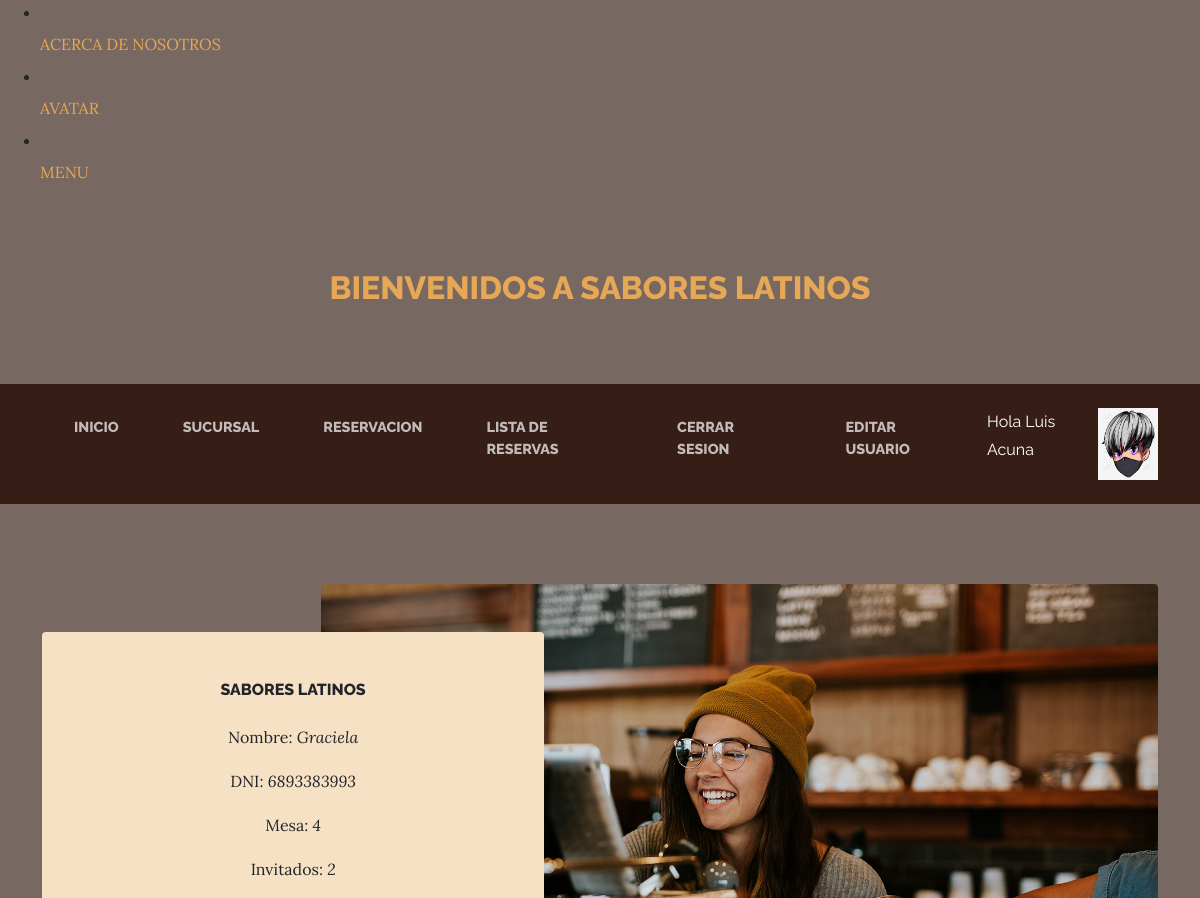
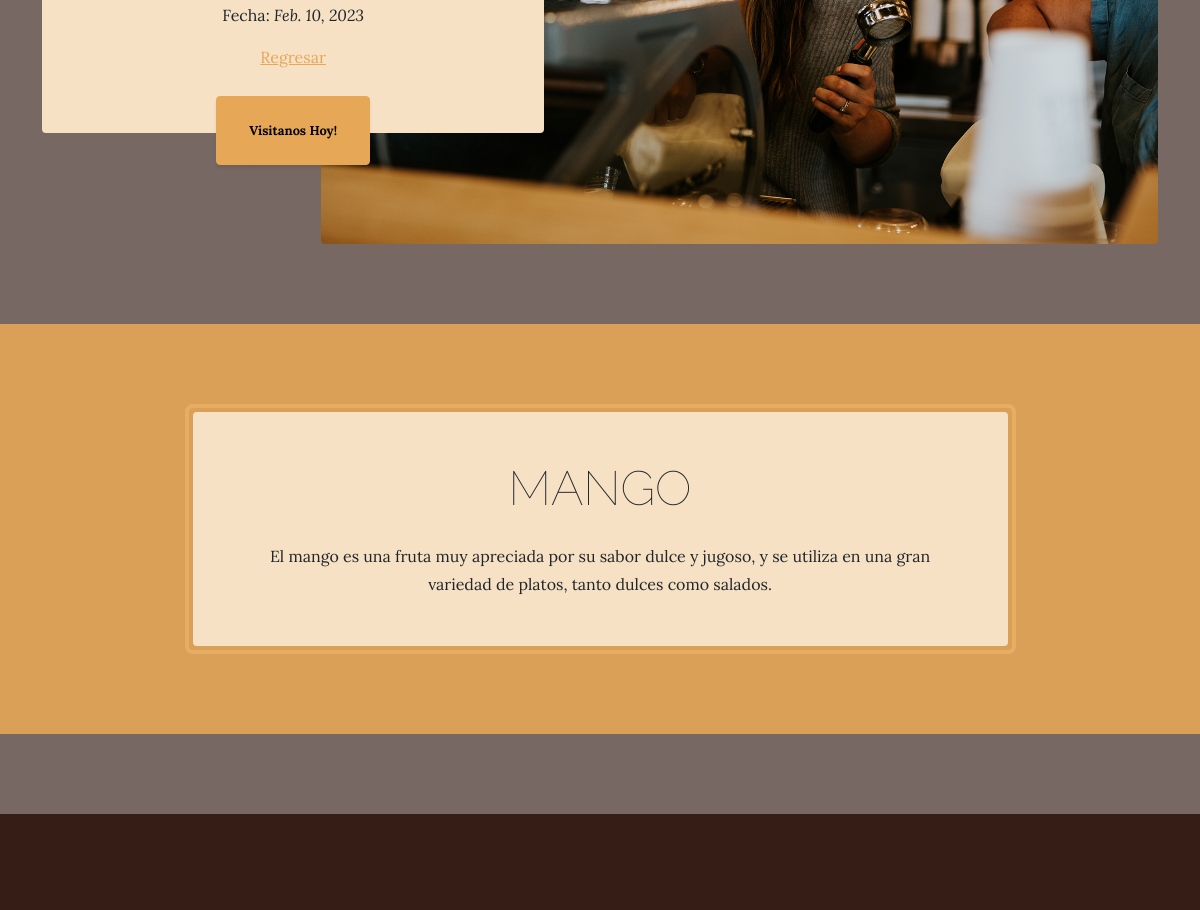
Page /Resto/reservacion/1/ (signed in) on the committed database (2 pictures, top to bottom).
### Resto/models.py (models this page shows, shortened)
class Avatar(models.Model):
    usuario = models.ForeignKey(User, on_delete=models.CASCADE)
    imagen = models.ImageField(upload_to='avatares', null=True, blank = True)

class Reservacion(models.Model):
    nombre= models.CharField(max_length=60)
    DNI= models.CharField(unique=True, max_length=10, null=True, blank=True)
    numero_mesa = models.IntegerField()
    num_invitados = models.IntegerField()
    fecha_de_reservacion = models.DateField()

### Resto/views.py (the view)
# urls.py: path('reservacion/<int:pk>/', DetalleReserva.as_view(), name= 'Detail'),
class DetalleReserva(DetailView):
    model = Reservacion
    template_name = "Resto/reservacion_detail.html"

### Resto/Templates/Resto/reservacion_detail.html
{% extends "Resto/padre.html" %}
{% load static %}
{% block titulo %}
 Bienvenidos a Sabores Latinos
{% endblock %}
{% block titulo1 %}
Sabores Latinos
{% endblock %}
{% block descripcion1 %}
<body>
    <p>Nombre: <i>{{ reservacion.nombre }}</i></p>
    <p>DNI: <i>{{ reservacion.DNI }}</i></p>
    <p>Mesa: <i>{{ reservacion.numero_mesa}}</i></p>
    <p>Invitados: <i>{{ reservacion.num_invitados}}</i></p>
    <p>Fecha: <i>{{ reservacion.fecha_de_reservacion }}</i></p>
    <a  href= "{% url 'ReservaLeer' %}"> Regresar</a>
</body>
{% endblock %}
{% block titulo4 %}
MANGO
{% endblock %}
{% block descripcion2 %}
El mango es una fruta muy apreciada por su sabor dulce y jugoso, y se utiliza en una gran variedad de platos, tanto dulces como salados.
{% endblock %}

### Resto/Templates/Resto/padre.html (shortened to what this page needs)
<!DOCTYPE html>
<html lang="en">
    <head>
        {% load static %}
        <li class="nav-item px-lg-4"><a class="nav-link text-uppercase" href="{% url 'Acercademi' %}">Acerca de nosotros</a></li>
        <li class="nav-item px-lg-4"><a class="nav-link text-uppercase" href="{% url 'Avatar' %}">Avatar</a></li>
        <li class="nav-item px-lg-4"><a class="nav-link text-uppercase" href="{% url 'Menu' %}">Menu</a></li>
        <link href="{% static 'Resto/css/styles.css' %}" rel="stylesheet" />
    </head>
    <body>
        <header>
            <h1 class="site-heading text-center text-faded d-none d-lg-block">
                <span class="site-heading-upper text-primary mb-3">
                    {% block titulo %}
                    {% endblock %}
                </span>
            </h1>
        </header>
        <nav class="navbar navbar-expand-lg navbar-dark py-lg-4" id="mainNav">
            <div class="container">
                <div class="collapse navbar-collapse" id="navbarSupportedContent">
                    <ul class="navbar-nav mx-auto">
                        <li class="nav-item px-lg-4"><a class="nav-link text-uppercase" href="{% url 'Inicio' %}">Inicio</a></li>
                        <li class="nav-item px-lg-4"><a class="nav-link text-uppercase" href="{% url 'Nueva sucursal' %}">Sucursal</a></li>
                        <li class="nav-item px-lg-4"><a class="nav-link text-uppercase" href="{% url 'Nueva Reserva' %}">Reservacion</a></li>
                        <li class="nav-item px-lg-4"><a class="nav-link text-uppercase" href="{% url 'ReservaLeer' %}">Lista de Reservas</a></li>
                        {% if request.user.is_authenticated %}
                        <li class="nav-item px-lg-4"><a class="nav-link text-uppercase" href="{% url 'Logout' %}">Cerrar Sesion</a></li>
                        <li class="nav-item px-lg-4"><a class="nav-link text-uppercase" href="{% url 'EditarUsuario' %}">Editar Usuario</a></li>
                        <p style="color: white;"> Hola {{user.username}} {{user.last_name}} </p>
                        {% with user.avatar_set.first as miAvatar %}
                        {% if miAvatar %}
                        <img src= "{{miAvatar.imagen.url}}" alt= "No encontro la imagen" style= "max-width: 60px ;">
                        {% endif %}
                        {% endwith %}
                        {% else %}
                        <li class="nav-item px-lg-4"><a class="nav-link text-uppercase" href="{% url 'Registros' %}">Registro</a></li>
                        <li class="nav-item px-lg-4"><a class="nav-link text-uppercase" href="{% url 'Login' %}">Iniciar Sesion</a></li>
                        {% endif %}
                    </ul>
                </div>
            </div>
        </nav>
        <section class="page-section clearfix">
            <div class="container">
                <div class="intro">
                    <img class="intro-img img-fluid mb-3 mb-lg-0 rounded" src="{%static 'Resto/assets/img/intro.jpg' %}" alt="..." />
                    <div class="intro-text left-0 text-center bg-faded p-5 rounded">
                        <h2 class="section-heading mb-4">
                            <span class="section-heading-upper">
                            {% block titulo1 %}
                            {% endblock %}
                            </span>
                        </h2>
                        <p class="mb-3">
                            {% block descripcion1 %}
                            {% endblock %}
                        </p>
                        <div class="intro-button mx-auto"><a class="btn btn-primary btn-xl" href="{% url 'Nueva Reserva' %}">Visitanos Hoy!</a></div>
                    </div>
                </div>
            </div>
        </section>
        <section class="page-section cta">
            <div class="container">
                <div class="row">
                    <div class="col-xl-9 mx-auto">
                        <div class="cta-inner bg-faded text-center rounded">
                            <h2 class="section-heading mb-4">
                                <span class="section-heading-lower">
                                {% block titulo4 %}
                                {% endblock %}
                                </span>
                            </h2>
                            <p class="mb-0">
                            {% block descripcion2 %}
                            {% endblock %}
                            </p>
                        </div>
                    </div>
                </div>
            </div>
        </section>
        <footer class="footer text-faded text-center py-5">
        </footer>
    </body>
</html>

### rows in the picture
Avatar: imagen (picture)
Reservacion: nombre "Graciela", DNI "6893383993", numero_mesa "4", num_invitados "2", fecha_de_reservacion "Feb. 10, 2023"

### other values in the picture
{{ user.username }} "Luis"
{{ user.last_name }} "Acuna"
